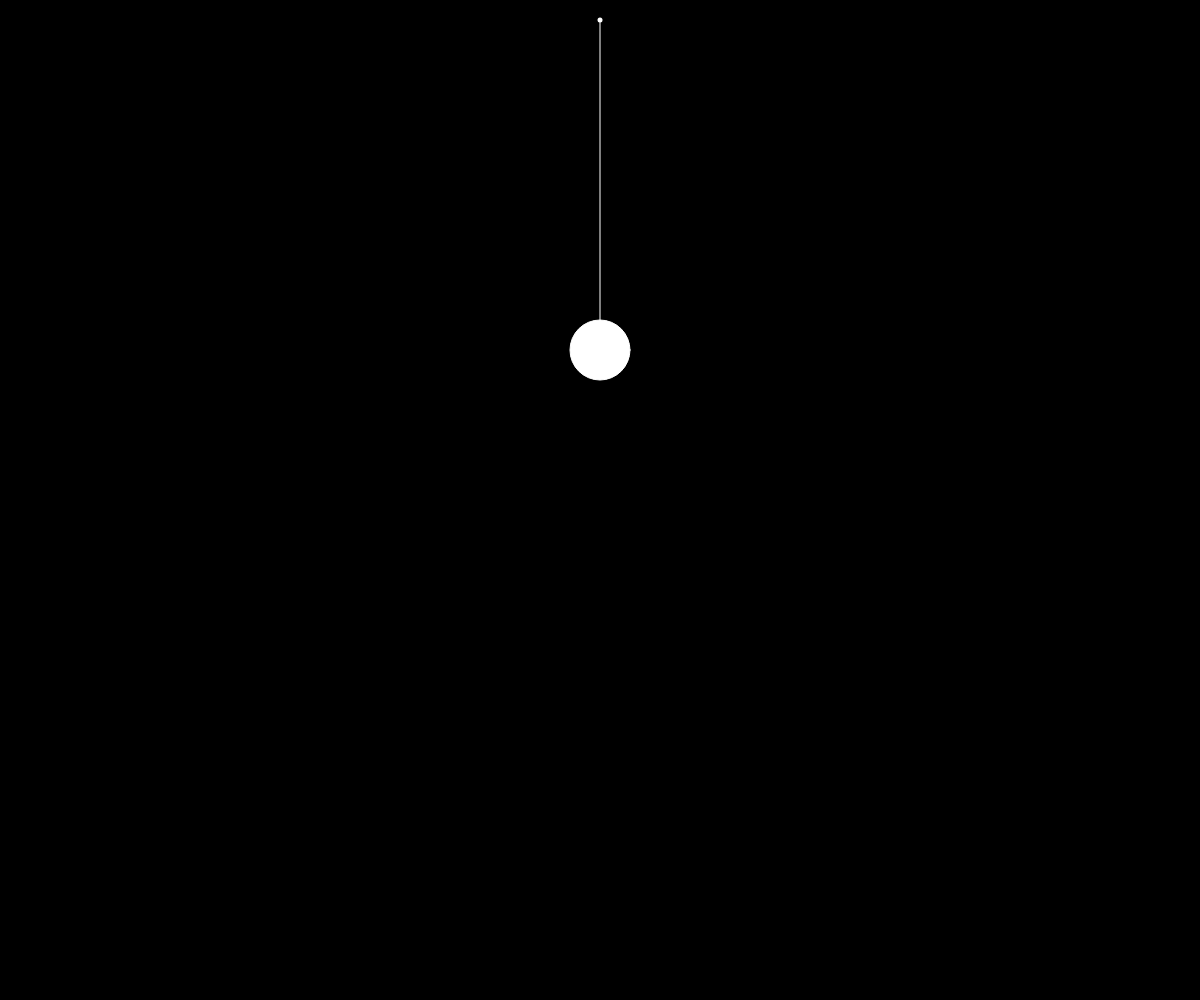
Frame 1 (no input)
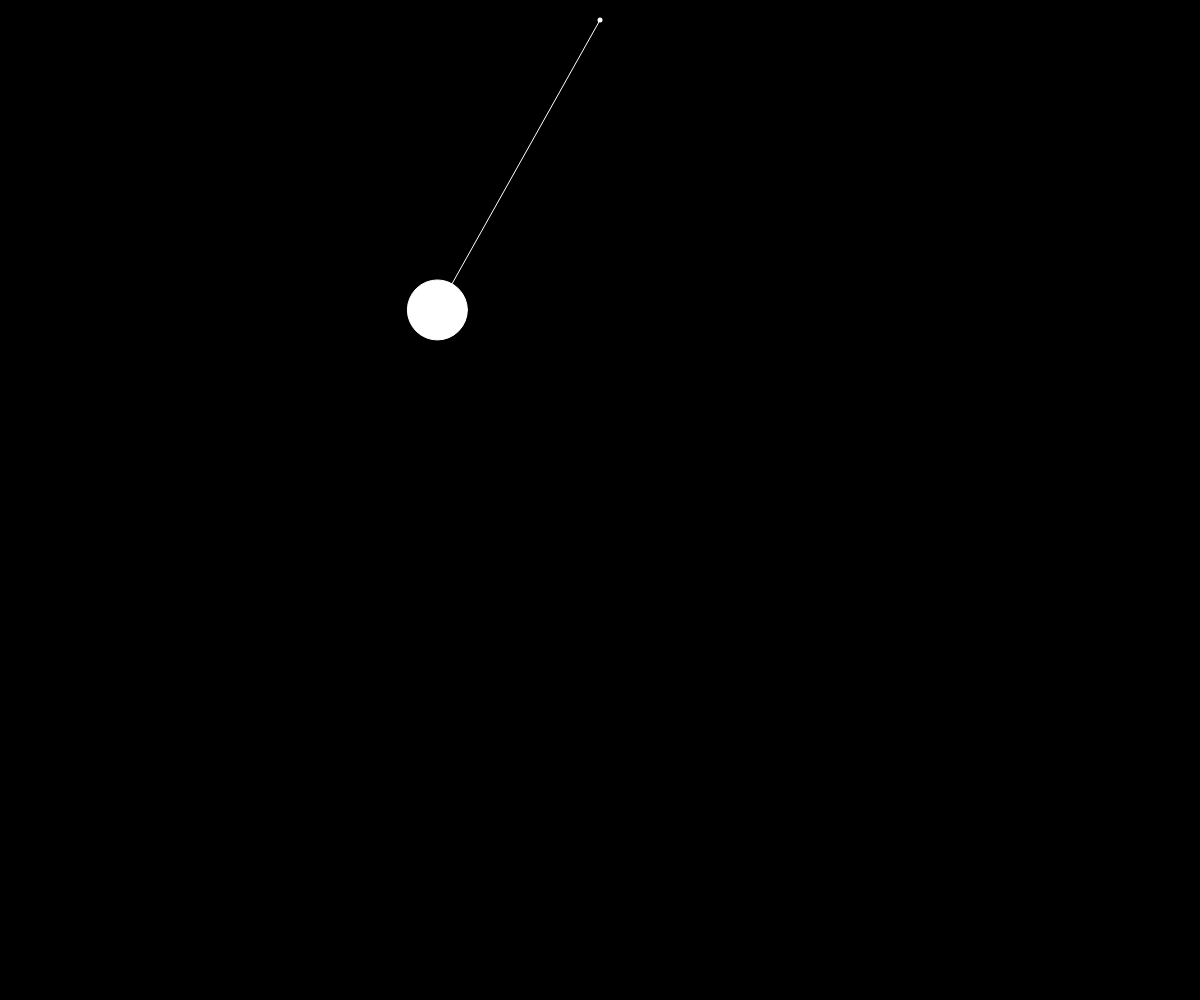
Frame 60 (no input)
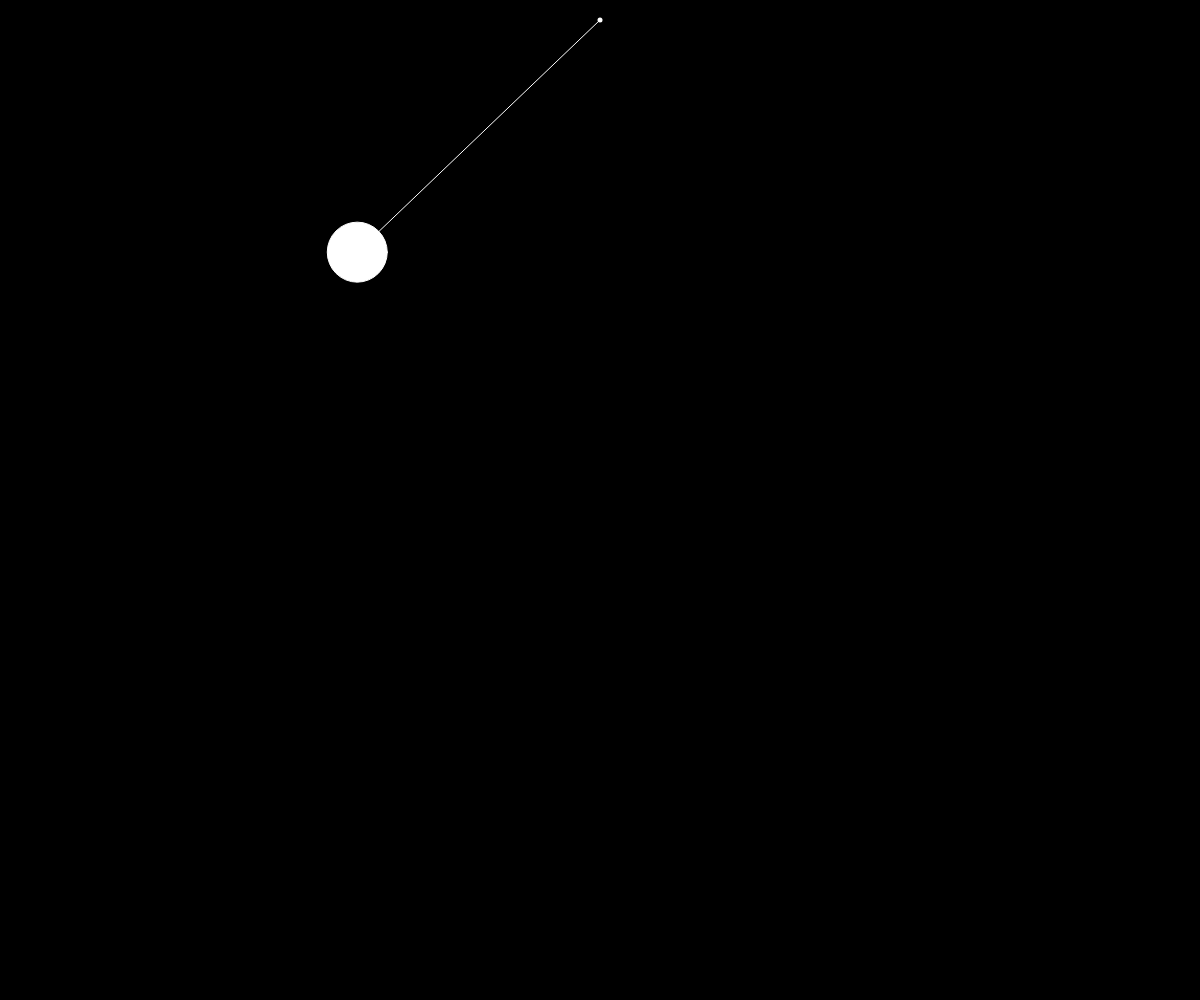
Frame 120 (the mouse pressed at the canvas centre since frame 60)

The p5.js sketch that drew these frames (run headless with seeded random() and noise() and a simulated clock; from frame 60 on, the mouse is pressed at the canvas centre):

// p5.js sketch
// ── sketch.js
let position;
let origin;
let length = 350;
let radius = 30;
let angle;

function setup() {
  createCanvas(windowWidth, windowHeight);
  angle = 0;//PI/4;
  origin = createVector(0, 20);
  position = createVector(length*sin(angle), length*cos(angle));
  //frameRate(10);
}

function draw() {
  background(0);
  translate(width/2, 0);
  
  //texts();
  show();
  move();
}

function move() {
  position.x = length*sin(angle);
  position.y = length*cos(angle);
  angle += 0.1;
}

function show() {
  stroke(255);
  strokeWeight(5);
  point(origin.x, origin.y);
  strokeWeight(1);

  line(origin.x, origin.y, position.x, position.y);
  circle(position.x, position.y, 2*radius);
}

function texts() {
  fill(255);
  text(`x = ${position.x}`, width/2-100, 20);
  text(`y = ${position.y}`, width/2-100, 40);
}
